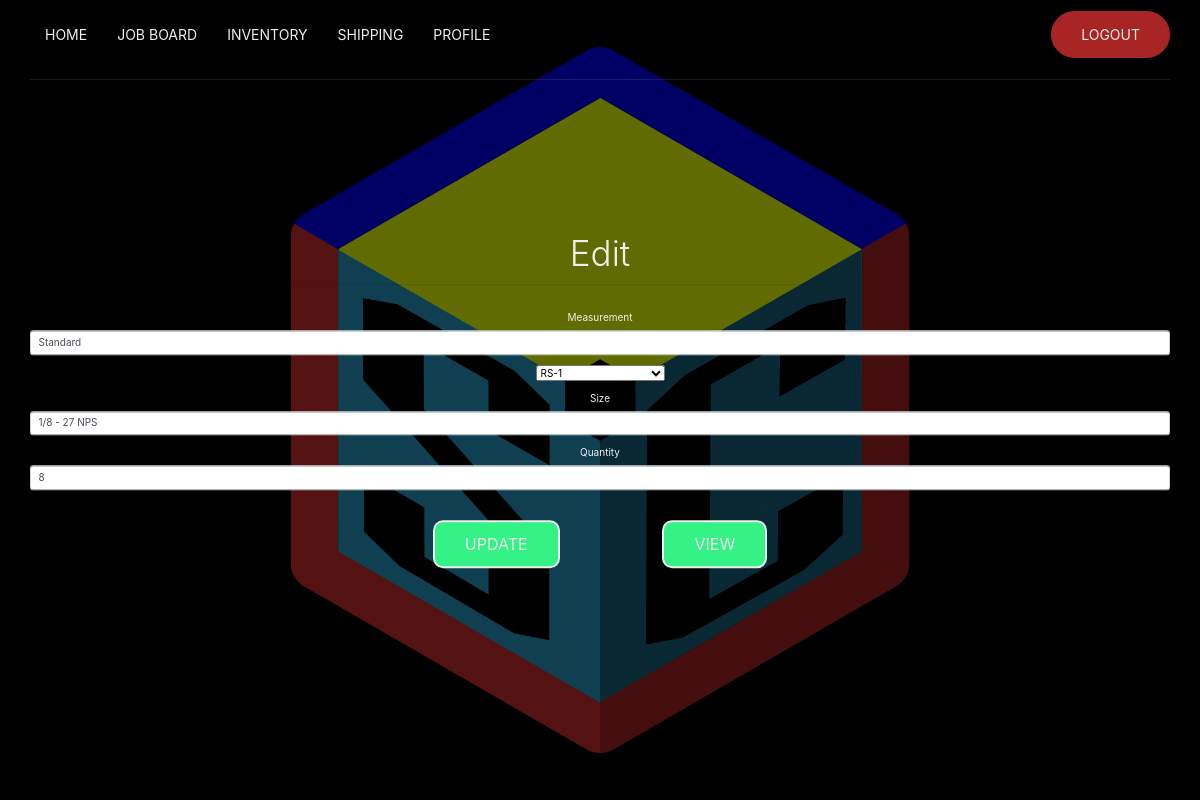
The page /edit_taps.php?id=32 on the database its author committed.
### tables this page shows
CREATE TABLE `taps` (
  `id` int(11) NOT NULL,
  `measurement` varchar(255) NOT NULL,
  `location` varchar(255) NOT NULL,
  `size` varchar(255) NOT NULL,
  `quantity` int(11) DEFAULT NULL
);

### php/edit_tap_table.php (called while the page is built)
<?php
if (isset($_GET['id'])) {
	include "connection_inv.php";
	function validate($data){
        $data = trim($data);
        $data = stripslashes($data);
        $data = htmlspecialchars($data);
        return $data;
	}
	$id = validate($_GET['id']);
	$sql = "SELECT * FROM taps WHERE id = $id";
    $result = mysqli_query($conn, $sql);
    if (mysqli_num_rows($result) > 0) {
    	$row = mysqli_fetch_assoc($result);
    } else {
    	header("Location: view_tap_table.php");
    }
} else if(isset($_POST['update'])) {
    include "connection_inv.php";
    function validate($data){
        $data = trim($data);
        $data = stripslashes($data);
        $data = htmlspecialchars($data);
        return $data;
	}
	$measurement = validate($_POST['measurement']);
	$location = validate($_POST['location']);
	$size = validate($_POST['size']);
	$quantity = validate($_POST['quantity']);
	$id = validate($_POST['id']);
	if (empty($measurement)) {
		header("Location: ../edit_taps.php?id=$id&error=Error: 'Measurement' is missing");
	} else if (empty($location)) {
		header("Location: ../edit_taps.php?id=$id&error=Error: 'Location' is missing");
	} else if (empty($size)) {
		header("Location: ../edit_taps.php?id=$id&error = Error: 'Size' is missing");
	} else if (empty($quantity)) {
		header("Location: ../edit_taps.php?id=$id&error=Error: 'Quantity' is missing");
	} else {
       $sql = "UPDATE taps SET measurement = '$measurement', location = '$location', size = '$size', quantity = '$quantity' WHERE id = $id ";
       $result = mysqli_query($conn, $sql);
       if ($result) {
       	  header("Location: ../view_taps.php?success=Successfully Updated!");
       } else {
          header("Location: ../edit_taps.php?id=$id&error=Unknown Error Occurred&$user_data" . mysqli_connect_error());
       }
	}
} else {
	header("Location: view_tap_table.php");
}
?>

### edit_taps.php (the view, shortened to what this page needs)
<?php
include 'php/edit_tap_table.php';
$pass = new mysqli("localhost", "root", "root", "ses_core");
$query_locations = "SELECT * FROM bin_location";
$result_locations = mysqli_query($pass, $query_locations);
?>
<!DOCTYPE html>
<html>
<head>
	<link rel="stylesheet" href="https://maxcdn.bootstrapcdn.com/bootstrap/4.0.0/css/bootstrap.min.css">
	<link rel="stylesheet" href="https://unpkg.com/ionicons@4.5.10-0/dist/css/ionicons.min.css">
  <link rel="stylesheet" href="css/wdd.css">
</head>
<body>
    <header>
      <div class="container">
        <nav>
          <ul class="nav-list">
            <li>
              <a href="index.php">Home</a>
            </li>
            <li>
              <a href="jboard.php">Job Board</a>
            </li>
            <li>
            <li>
              <a href="#">Inventory
              </a>
            </li>
              <a href="shipping.php">Shipping</a>
            </li>
            <li>
              <a href="profile.php">Profile</a>
            </li>
            <li class="move-right btn">
              <a href="php/logout.php">Logout</a>
            </li>
          </ul>
        </nav>
      </div>
    </header>
	<section class="hero">
		<div class="text">
      <div id="box">
      	<div id="title">
          <div class="container">
            <form action="php/edit_tap_table.php"
                  method="post">
               <h4 class="display-4 text-center">Edit</h4><hr><br>
               <div class="form-group">
                 <label for="measurement">Measurement</label>
                 <input type="measurement"
                       class="form-control"
                       id="measurement"
                       name="measurement"
                       value="<?=$row['measurement'] ?>" >
               </div>
               <div class="form-group">
                 <select id="location"
                         name="location"
                         value="<?php if(isset($_GET['location']))
                                         echo($_GET['location']); ?>">
                   <?php
                   while($row1 = mysqli_fetch_array($result_locations)):;?>
                   <option value="<?php echo $row1[1];?>"><?php echo $row1[1];?></option>
                 <?php endwhile; ?>
                 </select>
               </div>
               <div class="form-group">
                 <label for="size">Size</label>
                 <input type="size"
                       class="form-control"
                       id="size"
                       name="size"
                       value="<?=$row['size'] ?>" >
               </div>
               <div class="form-group">
                 <label for="quantity">Quantity</label>
                 <input type="quantity"
                       class="form-control"
                       id="sizquantitye"
                       name="quantity"
                       value="<?=$row['quantity'] ?>" >
               </div>
               <button type="submit"
                       class="btn link btn-primary"
                       name="update">Update</button>
                <a href="view_taps.php" class="btn btn-view link link-primary">View</a>
              </form>
          </div>
    		</div>
      </div>
		</div>
	</section>
	</body>
</html>

### css/wdd.css (style rules this page uses)
*, *::before, *::after { margin: 0; padding: 0; box-sizing: border-box; }
html { font-family: 'Roboto', sans-serif; font-size: 10px; }
body { overflow-x: hidden; }
a { text-decoration: none; }
ul { list-style: none; }
header { width: 100%; position: absolute; top: 0; left: 0; }
.container { width: 100%; max-width: 117rem; margin: 0 auto; padding: 0 1.5rem; }
nav { display: flex; align-items: center; width: 100%; height: 8rem; border-bottom: 1px solid rgba(255,255,255,.1); }
.nav-list { display: flex; width: 100%; align-items: center; }
.nav-list li { line-height: 8rem; position: relative; }
.nav-list a { display: block; color: #eee; padding: 0 1.5rem; font-size: 1.4rem; text-transform: uppercase; transition: color 650ms; }
.btn { padding: 1.3rem; display: inline-block; background-color: #a92525; border: 2px solid #a92525; border-radius: 5rem; transition: background-color 650ms; }
li.move-right { margin: auto 0 auto auto; line-height: initial; }
.hero { width: 100%; height: 100vh; background: linear-gradient(to bottom, rgba(0,0,0,0.5),rgba(0,0,0,0.5)), url("../media/SESCORE_logo_V2.png") center no-repeat; background-size: cover; }
.text { width: 100%; position: absolute; top: 50%; left: 50%; transform: translate(-50%, -50%); color: #eee; text-align: center; }
.text .btn { font-size: 1.6rem; padding-left: 3rem; padding-right: 3rem; color: #eee; text-transform: uppercase; }
.btn-primary { text-align: center; color: #000000; display: flex; justify-content: flex-end; background-color: #34F285; border-color: inherit; margin-top: 20px; margin-right: 50px; }
.link-primary { text-align: center; color: #000000; justify-content: flex-end; background-color: #34F285; border-color: inherit; border-radius: 5px; padding: 6px 10px; margin-top: 20px; margin-left: 50px }
.link { padding: 10px 30px; display: inline-block; color: #000; background-color: #34F285; border-radius: 10px; text-decoration: none; }

### rows shown on the page
taps: measurement "Standard", size "1/8 - 27 NPS", quantity "8"

### other values the page prints
form field location "RS-1"
